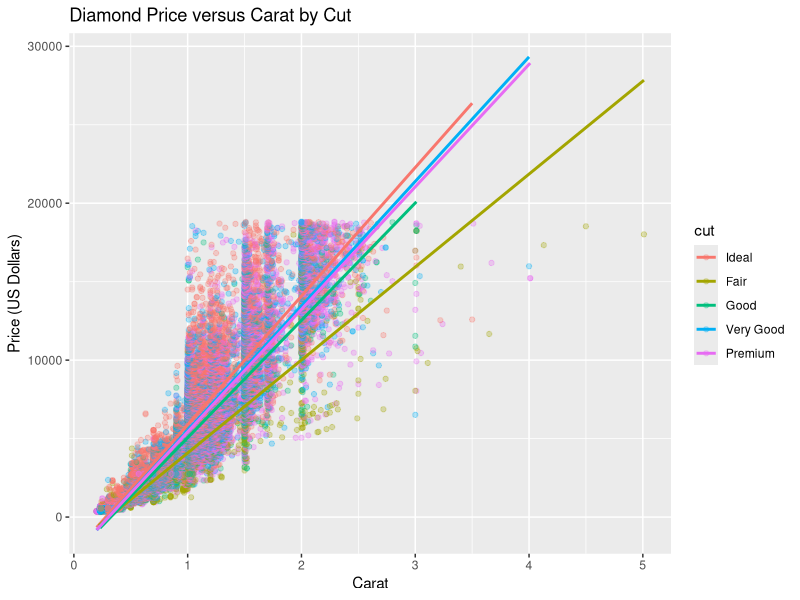

Source code (R):
# Install and load ggplot2
if(!require(ggplot2)) install.packages("ggplot2")
library(ggplot2)

# Load dataset
data(diamonds)

# CRITICAL FIX for Dummy Variables:
# Convert 'cut' to an unordered factor and set 'Ideal' as the reference category
diamonds$cut <- factor(diamonds$cut, ordered = FALSE)
diamonds$cut <- relevel(diamonds$cut, ref = "Ideal")

# Part A: Examine the data
print(paste("Observations:", nrow(diamonds), "Variables:", ncol(diamonds)))
str(diamonds)
summary(diamonds)

# Part C: Additive model
model1 <- lm(price ~ carat + cut, data = diamonds)
summary(model1)

# Part D: Interaction model
model2 <- lm(price ~ carat * cut, data = diamonds)
summary(model2)

# Compare models using incremental F-test/ANOVA
anova(model1, model2)

# Part E: Visualization
ggplot(diamonds, aes(x = carat, y = price, color = cut)) +
  geom_point(alpha = 0.3) +
  geom_smooth(method = "lm", se = FALSE) +
  labs(
    title = "Diamond Price versus Carat by Cut",
    x = "Carat",
    y = "Price (US Dollars)"
  )
